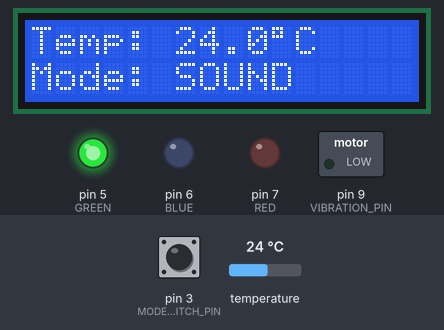
A sketch run on a simulated Arduino Uno, built with avr-gcc and run on an emulated ATmega328P. On the bench: 16×2 character LCD, switched loads named in the sketch (green lamp = pin HIGH), output pins drawn as LEDs (lit = HIGH). Inputs (shaded band) come from the test bench; at power-on: pin 3 (MODE_SWITCH_PIN) HIGH, temperature 24 °C. The audio player accepts every command and is not drawn; what the sketch prints to the serial monitor is not drawn.

Above: at 2.8 s.
2.9 s: pin 3 (MODE_SWITCH_PIN) pulled LOW for 1 s
At 4.8 s:
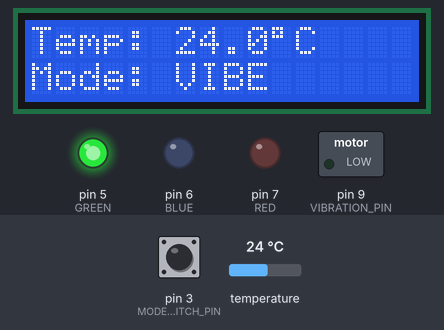
5.9 s: temperature set to 5.5 °C
At 7.1 s:
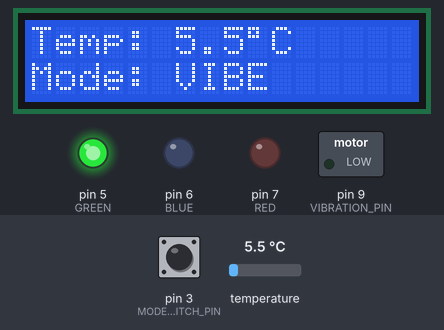
8.0 s: temperature set to 4.6 °C
At 9.8 s:
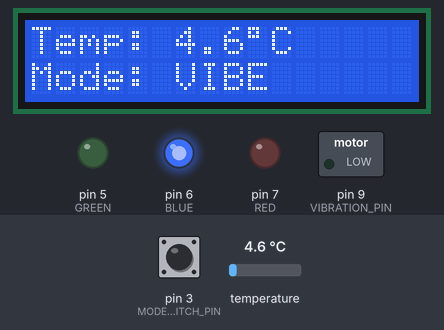
10.6 s: pin 3 (MODE_SWITCH_PIN) pulled LOW for 0.15 s
At 11.9 s:
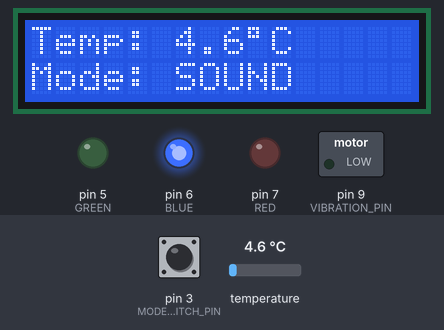
12.9 s: temperature set to 12 °C
At 19.7 s:
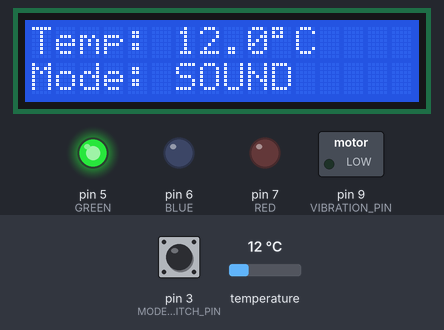
Timing chart, 0 to 20.8 s (numbered marks = the images above; inputs shaded):
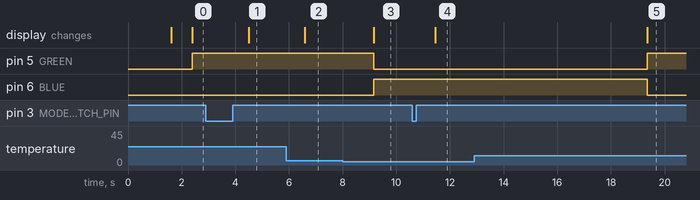

Measured:
- the behaviour switches between 5.1 and 5 °C on temperature (found by bisection; images 2 and 3)
- after the input at 2.9 s, the display: changes after 1.6 s (image 1)
- after the input at 5.9 s, the display: changes after 0.68 s (image 2)
- after the input at 8.0 s, pin 5 (GREEN): HIGH → LOW after 1.2 s; pin 6 (BLUE): LOW → HIGH after 1.2 s; the display: changes after 1.2 s (image 3)
- after the input at 10.6 s, the display: changes after 0.84 s (image 4)
- after the input at 12.9 s, pin 5 (GREEN): LOW → HIGH after 6.5 s; pin 6 (BLUE): HIGH → LOW after 6.5 s; the display: changes after 6.5 s (image 5)

The sketch:

sketch_jan7a.ino
```cpp
#include <OneWire.h>
#include <DallasTemperature.h>
#include <SoftwareSerial.h>
#include <DFRobotDFPlayerMini.h>
#include <LiquidCrystal_I2C.h>
#include <Wire.h>

// [1] 핀 번호 정의
#define BLUE 6
#define GREEN 5
#define RED 7
#define VIBRATION_PIN 9
#define MODE_SWITCH_PIN 3
#define ONE_WIRE_BUS 12
#define DF_RX 10
#define DF_TX 11

// [2] 설정값
const int VOLUME_LEVEL = 25;
const unsigned long TEMP_INTERVAL = 500;

// [3] 객체 생성
LiquidCrystal_I2C lcd(0x27, 16, 2);
OneWire oneWire(ONE_WIRE_BUS);
DallasTemperature sensors(&oneWire);
SoftwareSerial mySerial(DF_RX, DF_TX);
DFRobotDFPlayerMini myDFPlayer;

// 상태 변수
bool isPlaying = false;
bool soundMode = true; // true=소리, false=진동
unsigned long lastTempUpdate = 0;

// 버튼 디바운싱
bool lastSwitchState = HIGH;
bool currentSwitchState = HIGH;
unsigned long lastDebounceTime = 0;
unsigned long debounceDelay = 50;

void setup() {
  pinMode(RED, OUTPUT); pinMode(GREEN, OUTPUT); pinMode(BLUE, OUTPUT);
  pinMode(VIBRATION_PIN, OUTPUT);
  pinMode(MODE_SWITCH_PIN, INPUT_PULLUP);

  Serial.begin(115200);
  mySerial.begin(9600);
  sensors.begin();

  lcd.init(); lcd.backlight();
  lcd.setCursor(0,0); lcd.print("System Booting..");

  delay(1000);

  // DFPlayer 연결 (재시도 로직 포함)
  if (!myDFPlayer.begin(mySerial)) {
    Serial.println(F("Audio Connecting..."));
    delay(1000);
    if (!myDFPlayer.begin(mySerial)) {
       lcd.setCursor(0,1); lcd.print("Audio Error");
       delay(2000);
    }
  }

  myDFPlayer.volume(VOLUME_LEVEL);
  myDFPlayer.EQ(DFPLAYER_EQ_NORMAL);
  myDFPlayer.outputDevice(DFPLAYER_DEVICE_SD);

  lcd.clear();
}

// [기능 1] 트랙 재생 (딜레이로 순서 보장)
void playHard(int trackNum, unsigned long waitMs) {
  myDFPlayer.play(trackNum);
  delay(waitMs);
}

// [기능 2] 숫자 읽기 (1~199도)
void playNumberHardcoded(int temp) {
  // 백 단위
  if (temp >= 100) {
     playHard(16, 1100); // "백"
     temp %= 100;
  }
  // 십 단위
  if (temp >= 10) {
    int tens = (temp / 10) * 10;
    switch (tens) {
      case 90: playHard(25, 1100); break;
      case 80: playHard(24, 1100); break;
      case 70: playHard(23, 1100); break;
      case 60: playHard(22, 1100); break;
      case 50: playHard(21, 1100); break;
      case 40: playHard(20, 1100); break;
      case 30: playHard(19, 1100); break;
      case 20: playHard(18, 1100); break;
      case 10: playHard(15, 900); break;
    }
    temp %= 10;
  }
  // 일 단위
  if (temp > 0) {
    playHard(temp + 5, 900); // 1~9
  }
}

// [기능 3] 소리 모드 실행 시퀀스
void triggerSoundMode(float temperature) {
  if (isPlaying) return;
  isPlaying = true;

  int tempInt = (int)temperature;
  Serial.println(F(">>> 소리 안내 시작"));

  // 1. "현재 온도는"
  playHard(1, 1600);

  // 2. 숫자 읽기
  playNumberHardcoded(tempInt);

  // 3. "도입니다"
  playHard(2, 1300);

  // [수정됨] 멘트가 씹히지 않도록 약간의 틈을 줌
  delay(200);

  // 4. 상태 멘트 (3, 4, 5번 트랙)
  if (temperature >= 60.0) {
    // 뜨거움
    playHard(3, 3000);
  } else if (temperature <= 5.0) {
    // 차가움
    playHard(4, 3000);
  } else {
    // 적절함 (5도 초과 ~ 60도 미만)
    playHard(5, 3000);
  }

  isPlaying = false;
}

// [기능 4] 진동 효과 (뜨거울 때만 작동)
void runVibrationEffect() {
  Serial.println(F(">>> 위험 알림: 진동 작동"));
  // 징- 징- 징- (경고 느낌)
  for(int k=0; k<3; k++) {
    analogWrite(VIBRATION_PIN, 200);
    delay(300);
    analogWrite(VIBRATION_PIN, 0);
    delay(200);
  }
}

// [기능 5] 디스플레이 업데이트
void updateDisplay(float t) {
  lcd.setCursor(0,0);
  if (t == DEVICE_DISCONNECTED_C) lcd.print("Temp: Error   ");
  else {
    lcd.print("Temp: "); lcd.print(t, 1); lcd.print((char)223); lcd.print("C   ");
  }

  lcd.setCursor(0,1);
  lcd.print(soundMode ? "Mode: SOUND     " : "Mode: VIBE      ");

  // LED 색상 로직
  digitalWrite(RED, LOW); digitalWrite(GREEN, LOW); digitalWrite(BLUE, LOW);
  if (t <= 5.0) digitalWrite(BLUE, HIGH);
  else if (t >= 60.0) digitalWrite(RED, HIGH);
  else digitalWrite(GREEN, HIGH);
}

// [기능 6] 버튼 확인 및 실행 로직
void checkModeSwitch() {
  int reading = digitalRead(MODE_SWITCH_PIN);
  if (reading != lastSwitchState) lastDebounceTime = millis();

  if ((millis() - lastDebounceTime) > debounceDelay) {
    if (reading != currentSwitchState) {
      currentSwitchState = reading;

      // 버튼 눌림 감지 (LOW)
      if (currentSwitchState == LOW) {
        // 1. 모드 전환
        soundMode = !soundMode;

        // 2. 온도 즉시 측정
        sensors.requestTemperatures();
        float currentTemp = sensors.getTempCByIndex(0);
        updateDisplay(currentTemp);

        // 3. 모드별 동작 수행
        if (currentTemp != DEVICE_DISCONNECTED_C) {
          if (soundMode) {
            // [소리 모드] 무조건 안내
            triggerSoundMode(currentTemp);
          } else {
            // [진동 모드] 요청하신대로 "뜨거울 때만" 작동
            if (currentTemp >= 60.0) {
              runVibrationEffect();
            } else {
              // 뜨겁지 않으면 진동 안 함 (안전함)
              Serial.println(F("진동 모드: 안전 범위라 반응 안함"));
            }
          }
        }
      }
    }
  }
  lastSwitchState = reading;
}

void loop() {
  checkModeSwitch(); // 버튼 누름 대기

  // 평상시 모니터링 (0.5초 주기)
  if (millis() - lastTempUpdate >= TEMP_INTERVAL) {
    sensors.requestTemperatures();
    float t = sensors.getTempCByIndex(0);
    updateDisplay(t);
    lastTempUpdate = millis();
  }
}
```
